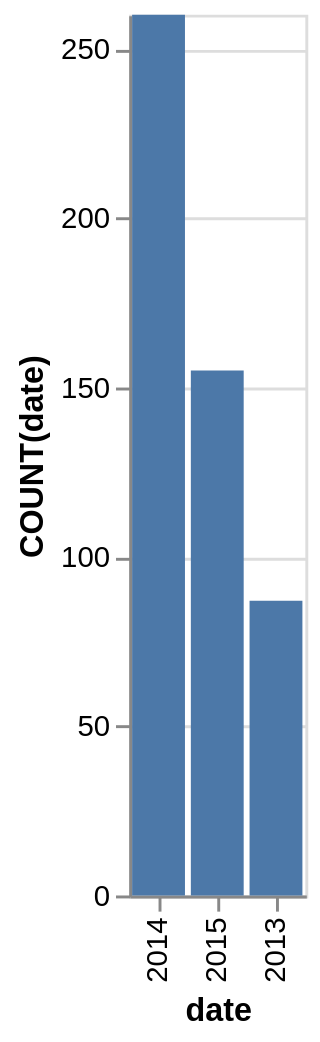

Describe this chart as a Vega-Lite specification.
### Vega-Lite specification from a JSON file in a GitHub repository (floating-point values rounded to 4 significant figures)
{"data": {"values": [{"x_data": "2013", "y_data": 87}, {"x_data": "2014", "y_data": 260}, {"x_data": "2015", "y_data": 155}]}, "mark": "bar", "encoding": {"x": {"field": "x_data", "type": "nominal", "title": "date", "sort": {"op": "sum", "field": "y_data", "order": "descending"}}, "y": {"field": "y_data", "type": "quantitative", "title": "COUNT(date)"}}}
